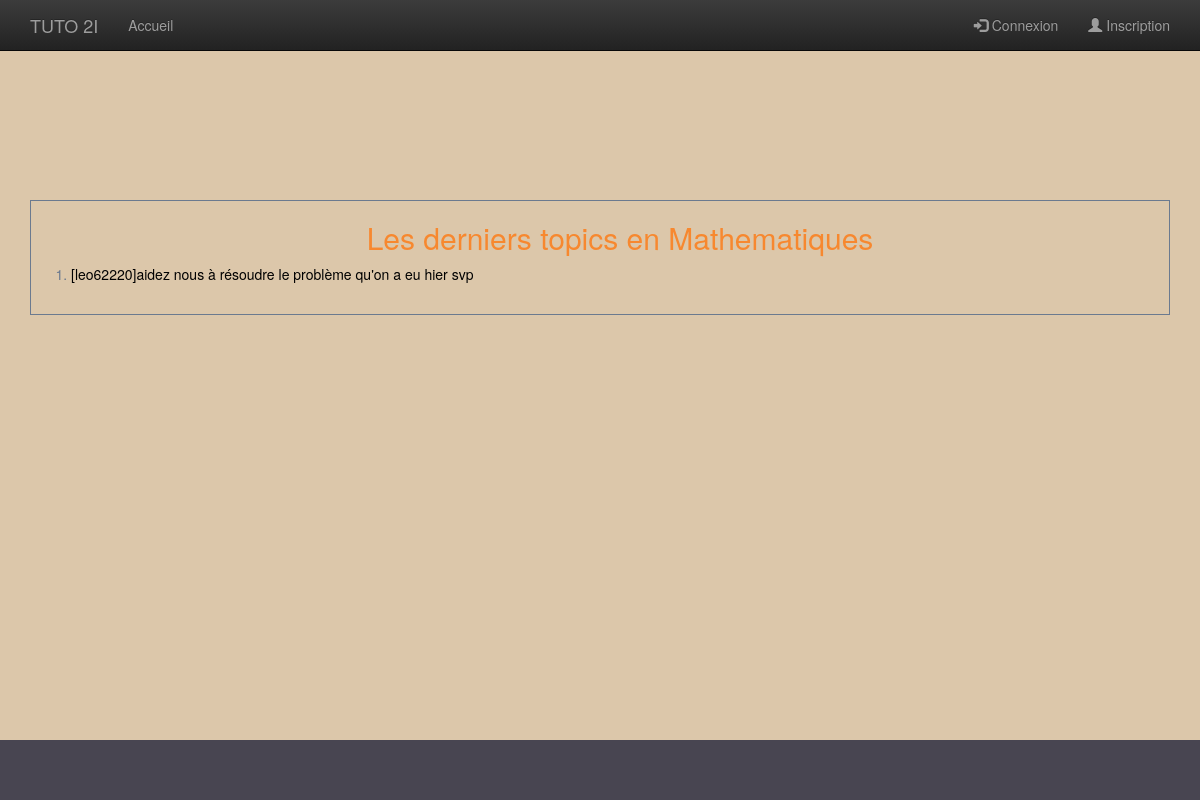
The app's page /index.php?view=topic&cat=Mathematiques with its own data.
### tables this page shows
CREATE TABLE `topic` (
  `Topic_id` int(11) NOT NULL,
  `Forum_id` int(11) DEFAULT NULL,
  `Topic_title` varchar(50) DEFAULT NULL,
  `Topic_creator` varchar(50) DEFAULT NULL,
  `Topic_date` date DEFAULT NULL,
  `Topic_content` text NOT NULL,
  `Topic_genre` varchar(40) DEFAULT NULL,
  `Topic_grade` int(11) DEFAULT NULL,
  `Topic_first post` text,
  `Topic_last_post` text,
  `responses` varchar(150) DEFAULT NULL
);

### libs/maLibSQL.pdo.php (called while the page is built, shortened)
<?php
include_once "config.php";
function SQLSelect($sql)
{
 	global $BDD_host;
	global $BDD_base;
 	global $BDD_user;
 	global $BDD_password;
	try {
		$dbh = new PDO("mysql:host=$BDD_host;dbname=$BDD_base", $BDD_user, $BDD_password);
	} catch (PDOException $e) {
		die("<font color=\"red\">SQLSelect: Erreur de connexion : " . $e->getMessage() . "</font>");
	}
	$dbh->exec("SET CHARACTER SET utf8");
	$res = $dbh->query($sql);
	$num = $res->rowCount();
	if ($num==0) return false;
	else return $res;
}
function parcoursRs($result)
{
	if  ($result == false) return array();
	$result->setFetchMode(PDO::FETCH_ASSOC);
	while ($ligne = $result->fetch())
		$tab[]= $ligne;
	return $tab;
}
?>

### libs/modele.php (called while the page is built, shortened)
<?php
include_once("maLibSQL.pdo.php");
function last_cat_topics($categorie){
     $SQL  = "SELECT * FROM (SELECT * FROM topic where Topic_genre = '$categorie' ORDER BY Topic_id DESC LIMIT 5) sub ORDER BY Topic_id ASC";
     return parcoursRs(SQLSelect($SQL));
}
?>

### templates/topic.php (the view, shortened to what this page needs)
<?php
    $categorie = $_GET['cat'];
?>
    <link rel="stylesheet" href="css/Home_css.css">
    <section class="last-topic-contain">
            <div class="last-topic">
                <ol>
                <?php
                    echo "<h2>Les derniers topics en $categorie </h2></hr>";
                    $topics = last_cat_topics($categorie);
                    foreach($topics as $element){
                        $topic_id = $element["Topic_id"];
                        echo "<li><a href=\"index.php?view=topic_page&id=$topic_id\">[". $element["Topic_creator"]. "]" .$element["Topic_content"]. "<a/></li><br />";
                    }
                ?>
            </div>
        </section>

### css/sticky-footer.css (style rules this page uses)
html, body { height: 100%; }

### css/Home_css.css (style rules this page uses)
html, body { margin: 0; padding: 0; background: #DCC7AA; color: #6B7A8F; }
.last-topic-contain { margin-top: 10em; }
section h2 { text-align: center; color: #F7882F; text-decoration: none; }
section { border: 1px solid; margin-bottom: 3%; }
li a { color: black; text-decoration: none; }

### records on screen
topic: Topic_creator "leo62220", Topic_content "aidez nous à résoudre le problème qu'on a eu hier svp"

### other values on screen
$label "Accueil"
$categorie "Mathematiques"
